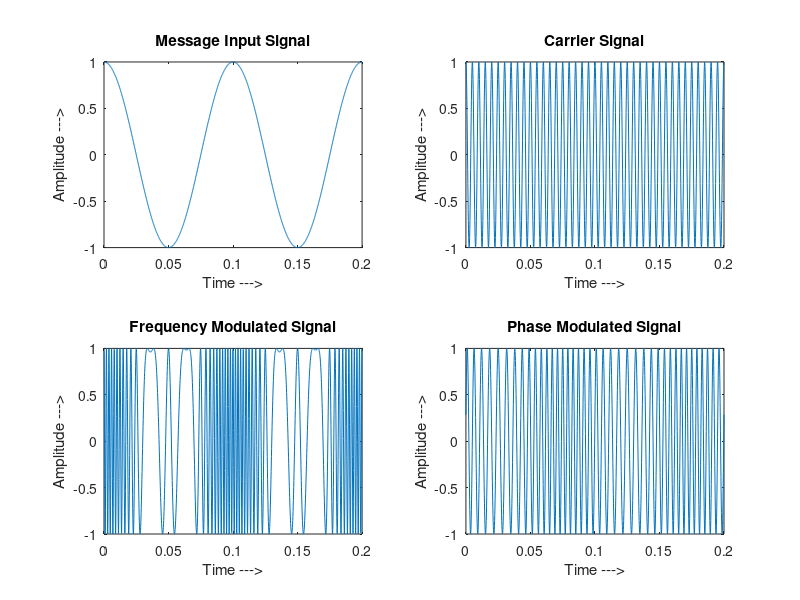

The MATLAB script that drew this image:
clc;
fs = 8000; 
fm=10;
fc = 200; 
t=(0:0.2*fs)/fs;
Am = 1; 
Ac = 1;
kf = input('Frequency Sensitivity(kf) = '); 
kp = input('Phase Sensitivity(kp) = '); 
% Take kf=2 and kp=10
Wm =2*pi*fm;
m = Am*cos(Wm*t);
subplot(2,2,1);
plot(t,m); 
title('Message Input Signal');
xlabel('Time --->');
ylabel('Amplitude --->')
Wc= 2*pi*fc;
c = Ac*cos(Wc*t);
subplot(2,2,2);

plot(t,c);
title('Carrier Signal'); 
xlabel('Time --->');
ylabel('Amplitude --->');
n=cumsum(m)/max(cumsum(m));
s_fm = Ac*cos(Wc*t+2*pi*kf*n);
subplot(2,2,3);
plot(t,s_fm); 
hold on
title('Frequency Modulated Signal'); 
xlabel('Time --->');
ylabel('Amplitude --->')
s_pm = Ac*cos(Wc*t+m.*kp );
subplot(2,2,4);
plot(t,s_pm);
title('Phase Modulated Signal'); 
xlabel('Time --->');
ylabel('Amplitude --->')